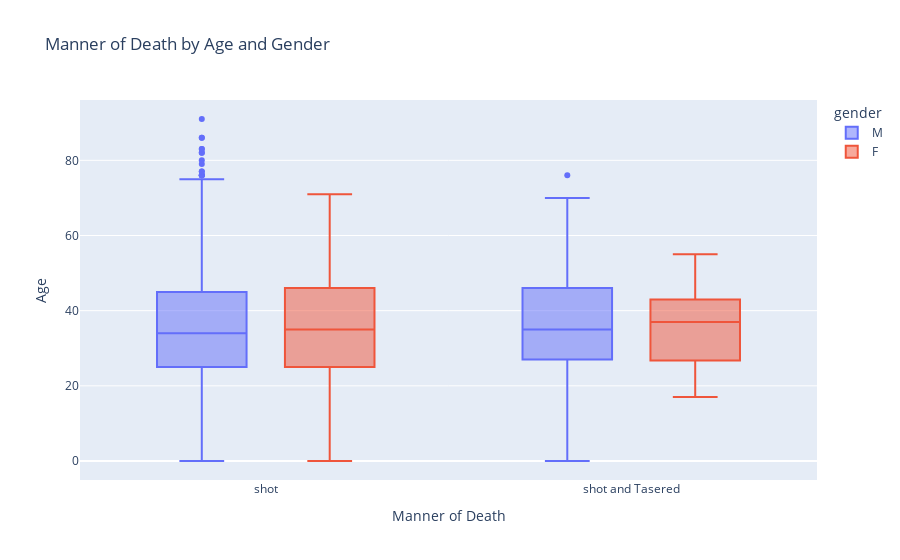

Here is the notebook cell this chart was saved with:
### Code cell
# Manner of Death by Gender and Age

df_gad = df_fatalities[["gender", "age", "manner_of_death"]]

fig_gender_manner = px.box(df_gad, x="manner_of_death", y="age", color="gender", title="Manner of Death by Age and Gender")
fig_gender_manner.update_layout(xaxis_title="Manner of Death", yaxis_title="Age")
fig_gender_manner.show()

### Figure 1 — Plotly figure (JSON) as saved in the notebook; plotly's stock layout.template omitted (floating-point values rounded to 4 significant figures; data arrays with more than 128 entries replaced by an {"elided": "..."} marker saying what was removed)
{"data": [{"alignmentgroup": "True", "hovertemplate": "gender=M<br>manner_of_death=%{x}<br>age=%{y}<extra></extra>", "legendgroup": "M", "marker": {"color": "#636efa"}, "name": "M", "notched": false, "offsetgroup": "M", "orientation": "v", "showlegend": true, "type": "box", "x": {"elided": "2428 str values"}, "x0": " ", "xaxis": "x", "y": {"elided": "2428 int values"}, "y0": " ", "yaxis": "y"}, {"alignmentgroup": "True", "hovertemplate": "gender=F<br>manner_of_death=%{x}<br>age=%{y}<extra></extra>", "legendgroup": "F", "marker": {"color": "#EF553B"}, "name": "F", "notched": false, "offsetgroup": "F", "orientation": "v", "showlegend": true, "type": "box", "x": ["shot", "shot and Tasered", "shot", "shot", "shot", "shot", "shot", "shot", "shot", "shot", "shot", "shot", "shot", "shot", "shot", "shot", "shot", "shot", "shot and Tasered", "shot", "shot", "shot", "shot", "shot", "shot and Tasered", "shot", "shot", "shot", "shot", "shot", "shot", "shot", "shot", "shot", "shot", "shot", "shot", "shot", "shot", "shot", "shot", "shot", "shot", "shot", "shot", "shot", "shot", "shot", "shot", "shot", "shot", "shot", "shot", "shot", "shot", "shot", "shot", "shot", "shot", "shot", "shot", "shot", "shot", "shot", "shot", "shot", "shot", "shot", "shot", "shot", "shot", "shot", "shot", "shot", "shot", "shot", "shot", "shot", "shot", "shot", "shot", "shot", "shot and Tasered", "shot", "shot", "shot and Tasered", "shot", "shot", "shot", "shot", "shot", "shot", "shot", "shot", "shot", "shot", "shot", "shot", "shot", "shot", "shot", "shot", "shot", "shot", "shot", "shot", "shot"], "x0": " ", "xaxis": "x", "y": [34, 17, 17, 39, 38, 43, 20, 34, 28, 37, 43, 24, 49, 53, 26, 27, 46, 25, 39, 31, 45, 17, 40, 44, 30, 28, 23, 37, 55, 62, 46, 50, 21, 36, 37, 27, 61, 51, 48, 22, 55, 50, 45, 12, 25, 31, 32, 41, 32, 36, 31, 38, 38, 25, 27, 50, 36, 40, 25, 35, 60, 24, 26, 29, 0, 42, 24, 40, 23, 35, 46, 53, 26, 66, 23, 25, 39, 31, 56, 44, 53, 71, 37, 21, 18, 55, 30, 33, 46, 16, 59, 21, 17, 54, 50, 27, 41, 0, 24, 28, 30, 0, 29, 50, 40, 25, 62], "y0": " ", "yaxis": "y"}], "layout": {"boxmode": "group", "legend": {"title": {"text": "gender"}, "tracegroupgap": 0}, "title": {"text": "Manner of Death by Age and Gender"}, "xaxis": {"anchor": "y", "domain": [0, 1], "title": {"text": "Manner of Death"}}, "yaxis": {"anchor": "x", "domain": [0, 1], "title": {"text": "Age"}}}}
